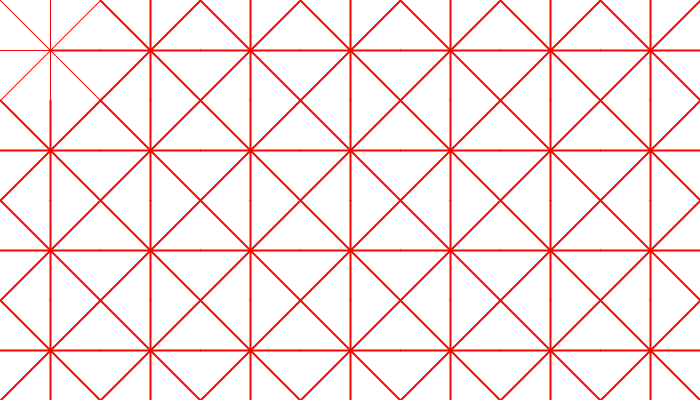
Frame 1 (no input)
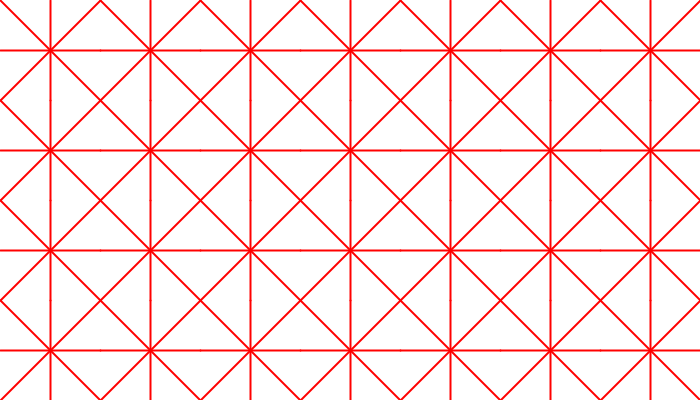
Frame 60 (the mouse pressed at the canvas centre just before this capture)
Frame 120 (the mouse held since frame 60 and released just before this capture): identical to frame 60, image omitted

The Processing sketch that drew these frames (run headless with seeded random() and noise(); from frame 60 on, the mouse is pressed at the canvas centre):

// Processing sketch: processing_124609
// ── processing_124609.pde

//Tile test = new Tile();
Tile[] tileList = new Tile[28];

boolean move = false;

float random_color;


void setup() {
  size(700, 400);

  //test.position(0, 0);

  for (int i = 0; i <tileList.length; i++) {
    tileList[i] = new Tile();
    if (i<7) {
      tileList[i].position(100*i, 0);
    }
    else if (i<14) {
      tileList[i].position(100*(i-7), 100);
    }
    else if (i<21) {
      tileList[i].position(100*(i-14), 200);
    }
    else if (i<28) {
      tileList[i].position(100*(i-21), 300);
    }
    
    tileList[i].col = color(255, 255, 255);
    
  }
}


void draw() {
  background(255);

  //test.display();

  for (int i =0; i < tileList.length; i++) {
    tileList[i].display();
    if (move == true) {
      tileList[i].motion();
    }
  }
}


void keyPressed() {
  if (key == ENTER) {
    move = !move;
  }
  
  if(key == ' '){
    random_color = random(255);
    for (int i = 0; i <tileList.length; i++){
      tileList[i].col = color(random_color, 255, 255);
    }
  }
}

class Tile {

  float x;
  float y;
  float centerx;
  float centery;
  float speedx;
  float speedy;
  color col;


  void position(float a, float b) {
    colorMode(HSB);
    
    x=a;
    y=b;
    centerx = x + 50;
    centery = y + 50;
    speedx= random(-5, 5);
    speedy= random(-5, 5);

    
    col = color(random(255), 255, 255);
  }

  void motion() {
    centerx = centerx+speedx;
    centery = centery + speedy;
    if (centerx > x+100) {
      speedx = -speedx;
    }
    if (centerx < x) {
      speedx=-speedx;
    }
    if (centery > y+100) {
      speedy = -speedy;
    }
    if (centery < y) {
      speedy= -speedy;
    }
  }



  void display() {
    stroke(col);
    line(x, y, centerx, centery);  
    line(x+50, y, centerx, centery);
    line(x+100, y, centerx, centery);
    line(x, y+50, centerx, centery);
    line(x, y+100, centerx, centery);
    line(x+50, y+100, centerx, centery);
    line(x+100, y+100, centerx, centery);
    strokeWeight(2);
    line(x+100, y+50, centerx, centery);
  }
}
